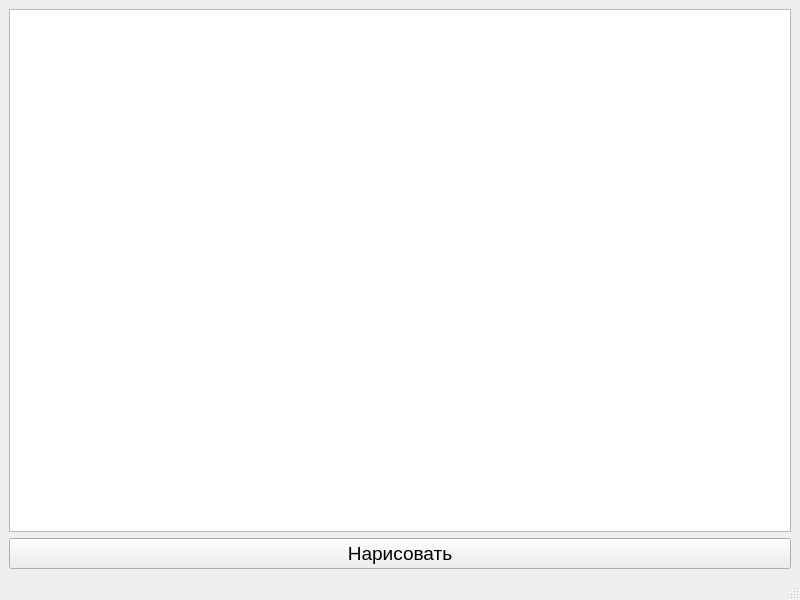
<?xml version="1.0" encoding="UTF-8"?>
<ui version="4.0">
 <class>MainWindow</class>
 <widget class="QMainWindow" name="MainWindow">
  <property name="geometry">
   <rect>
    <x>0</x>
    <y>0</y>
    <width>800</width>
    <height>600</height>
   </rect>
  </property>
  <property name="windowTitle">
   <string>MainWindow</string>
  </property>
  <widget class="QWidget" name="centralwidget">
   <layout class="QGridLayout" name="gridLayout">
    <item row="0" column="0">
     <widget class="QGraphicsView" name="gvDrawer"/>
    </item>
    <item row="1" column="0">
     <widget class="QPushButton" name="pbDraw">
      <property name="font">
       <font>
        <pointsize>14</pointsize>
       </font>
      </property>
      <property name="text">
       <string>Нарисовать</string>
      </property>
     </widget>
    </item>
   </layout>
  </widget>
  <widget class="QMenuBar" name="menubar">
   <property name="geometry">
    <rect>
     <x>0</x>
     <y>0</y>
     <width>800</width>
     <height>22</height>
    </rect>
   </property>
  </widget>
  <widget class="QStatusBar" name="statusbar"/>
 </widget>
 <resources/>
 <connections/>
</ui>
